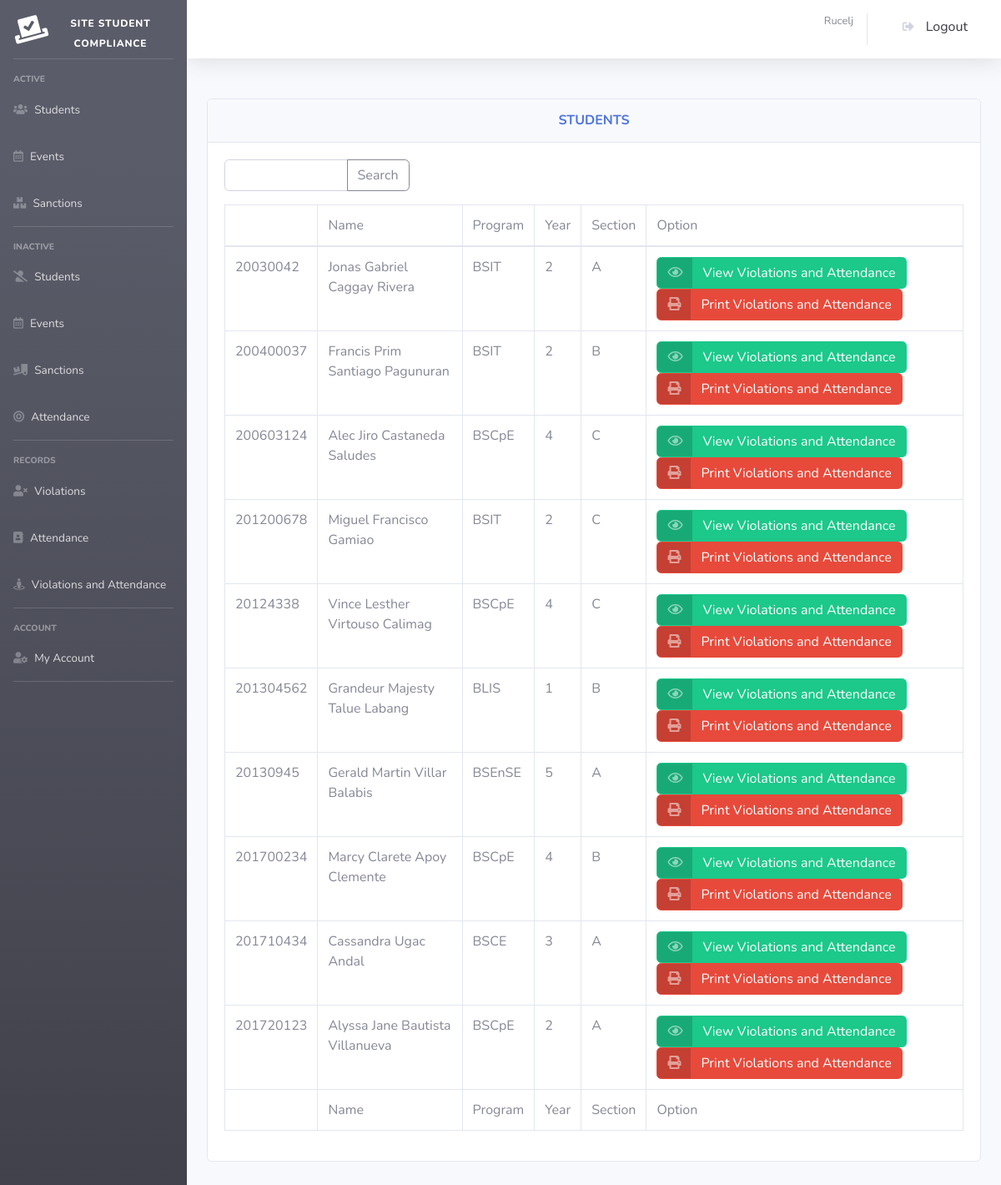
The app's page /va_manage.php (signed in) with its own data.
### tables this page shows
CREATE TABLE `students` (
  `id` varchar(11) NOT NULL,
  `year_level` int(11) NOT NULL,
  `section` text NOT NULL,
  `program` text NOT NULL,
  `firstname` text NOT NULL,
  `middlename` text NOT NULL,
  `lastname` text NOT NULL,
  `email` text NOT NULL,
  `contact` text NOT NULL,
  `officer` text NOT NULL,
  `gender` text NOT NULL,
  `status` int(11) NOT NULL
);

### perfect_function.php (called while the page is built, shortened)
<?php
function getConnection()
{
	$servername = "localhost";
	$username = "root";
	$password = "";
	$dbname = "xx";
	$conn = new mysqli($servername, $username, $password, $dbname);
	return $conn;
}
function get_where_custom($table_name, $column, $value)
{
	$conn = getConnection();
	$sql = "SELECT * FROM $table_name where ".$column."='".$value."'";
	$result = $conn->query($sql);
	return $result;
}
?>

### va_manage.php (the view, shortened to what this page needs)
<?php
include "header.php";
include "perfect_function.php";
?>
<div align=center>
<br>
    <div class="card w-100">
                <div class="card-header py-3">
                <h6 class="m-0 font-weight-bold text-primary">STUDENTS</h6>
                </div>
                <div class="card-body">
                <form method="post" action="va_search.php">
                    <div class="input-group mb-3 w-25" style="float: left;">
                        <input type="text" class="form-control" placeholder="" name="search" autocomplete="off" required>
                        <div class="input-group-append">
                            <button class="btn btn-outline-secondary" type="submit" id="button-addon2">Search</button>
                        </div>
                        </div>
                </form>
                <div class="table-responsive">
                    <table class="table table-bordered" id="dataTable" width="100%" cellspacing="0">
        <thead>
        <tr>
            <td>&nbsp;</td>
            <td>Name</td>
            <td>Program</td>
            <td>Year</td>
            <td>Section</td>
            <td>Option</td>
        </tr>
        </thead>
        <tfoot>
        <tr>
            <td>&nbsp;</td>
            <td>Name</td>
            <td>Program</td>
            <td>Year</td>
            <td>Section</td>
            <td>Option</td>
        </tr>
        </tfoot>
        <tbody>
    <?php
        $table_name="students";
        $column = "status";
        $condition=0;
        $get_userData = get_where_custom($table_name, $column, $condition);
        foreach ($get_userData as $key => $row) {
            $id=$row['id'];
            $name=$row['firstname'] ." ". $row['middlename'] ." ". $row['lastname'];
            $program=$row['program'];
            $year_level=$row['year_level'];
                if ($year_level==1){
                    $year_level="1";
                } elseif ($year_level==2){
                    $year_level="2";
                } elseif ($year_level==3){
                    $year_level="3";
                } elseif ($year_level==4){
                    $year_level="4";
                } else {
                    $year_level="5";
                }
            $section=$row['section'];
    ?>
    <tr>
        <td><?= $id ?></td>
        <td><?= $name ?></td>
        <td><?= $program ?></td>
        <td><?= $year_level ?></td>
        <td><?= $section ?></td>
        <td>
        <a href="va_view.php?id=<?= $id?>" class="btn btn-success btn-icon-split">
        <span class="icon text-white-50">
            <i class="far fa-eye"></i>
        </span>
        <span class="text">
            View Violations and Attendance
        </span>
        </a>
        <a href="violation_add.php?id=<?= $id?>" class="btn btn-danger btn-icon-split" style="padding-right: -5%;">
        <span class="icon text-white-50">
            <i class="fas fa-print"></i>
        </span>
        <span class="text">
            Print Violations and Attendance
        </span>
        </a>
        </td>
    </tr>
        <?php   }   ?>
    </tbody>
</table>
</div>
</div>
</div>

### header.php (shortened to what this page needs)
<!DOCTYPE html>
<html lang="en">
<head>
  <link href="vendor/fontawesome-free/css/all.min.css" rel="stylesheet" type="text/css">
  <link href="css/sb-admin-2.min.css" rel="stylesheet">
  <link href="vendor/datatables/dataTables.bootstrap4.min.css" rel="stylesheet">
</head>
<body id="page-top">
  <div id="wrapper" ">
    <ul class="navbar-nav bg-gradient-dark sidebar sidebar-dark accordion" id="accordionSidebar">
      <a class="sidebar-brand d-flex align-items-center justify-content-center" href="index.html">
        <div class="sidebar-brand-icon rotate-n-15">
          <i class="fas fa-vote-yea"></i>
        </div>
        <div class="sidebar-brand-text mx-3" style="margin-top: 20px;"><sup>SITE Student Compliance</sup></div>
      </a>
      <hr class="sidebar-divider">
<?php if($_SESSION['access']=="DEAN"||$_SESSION['access']=="FACULTY"){
?>
      <div class="sidebar-heading">
        Active
      </div>
      <li class="nav-item">
        <a class="nav-link" href="stud_manage.php">
          <i class="fas fa-users"></i>
          <span>Students</span></a>
      </li>
      <li class="nav-item">
      <a class="nav-link" href="events_manage.php">
          <i class="far fa-calendar-alt"></i>
          <span>Events</span>
        </a>
      </li>
      <li class="nav-item">
      <a class="nav-link" href="sanc_manage.php">
          <i class="fas fa-boxes"></i>
          <span>Sanctions</span>
        </a>
      </li>
      <hr class="sidebar-divider">
      <div class="sidebar-heading">
        Inactive
      </div>
      <li class="nav-item">
        <a class="nav-link" href="stud_inactive_manage.php">
        <i class="fas fa-user-slash"></i>
          <span>Students</span></a>
      </li>
      <li class="nav-item">
      <a class="nav-link" href="events_inactive_manage.php">
          <i class="far fa-calendar-alt"></i>
          <span>Events</span>
        </a>
      </li>
      <li class="nav-item">
      <a class="nav-link" href="sanc_inactive_manage.php">
      <i class="fas fa-truck-loading"></i>
          <span>Sanctions</span>
        </a>
      </li>
      <li class="nav-item">
      <a class="nav-link" href="attendance_inactive.php">
      <i class="fas fa-bullseye"></i>
          <span>Attendance</span>
        </a>
      </li>
      <hr class="sidebar-divider">
<?php } ?>
      <div class="sidebar-heading">
        Records
      </div>
      <li class="nav-item">
      <a class="nav-link" href="violation_active_manage.php">
          <i class="fas fa-user-times"></i>
          <span>Violations</span>
        </a>
      </li>
      <li class="nav-item">
      <a class="nav-link" href="attendance.php">
          <i class="fas fa-address-book"></i>
          <span>Attendance</span>
        </a>
      </li>
      <li class="nav-item">
      <a class="nav-link" href="va_manage.php">
          <i class="fas fa-street-view"></i>
          <span>Violations and Attendance</span>
        </a>
      </li>
      <hr class="sidebar-divider">
<?php if($_SESSION['access']=="DEAN"){
  ?>
      <div class="sidebar-heading">
        Administrator
      </div>
      <li class="nav-item">
        <a class="nav-link" href="logs.php">
          <i class="fas fa-clipboard-list"></i>
          <span>Logs</span></a>
      </li>
      <li class="nav-item">
        <a class="nav-link" href="account_manage.php">
          <i class="fas fa-users-cog"></i>
          <span>Account Manager</span></a>
      </li>
      <!-- SOLO ACCOUNT
      <li class="nav-item active">
        <a class="nav-link" href="tables.html">
          <i class="fas fa-user-cog"></i>
          <span>Account Settings</span></a>
      </li> -->
      <hr class="sidebar-divider d-none d-md-block">
      <!-- <div class="text-center d-none d-md-inline">
        <button class="rounded-circle border-0" id="sidebarToggle"></button>
      </div> -->
<?php } else {?>
      <div class="sidebar-heading">
            Account
          </div>
      <li class="nav-item">
        <a class="nav-link" href="my_account_manage.php">
        <i class="fas fa-user-cog"></i>
          <span>My Account</span></a>
      </li>
      <hr class="sidebar-divider d-none d-md-block">
<?php } ?>
    </ul>
    <div id="content-wrapper" class="d-flex flex-column">
      <div id="content">
        <nav class="navbar navbar-expand navbar-light bg-white topbar mb-4 static-top shadow">
          <ul class="navbar-nav ml-auto">
            <span class="text-gray-600 small"><?= $_SESSION['firstlast']?></span>
           <a class="dropdown-item" href=logout.php data-toggle="modal" data-target="#logoutModal">
                  <i class="fas fa-sign-out-alt fa-sm fa-fw mr-2 text-gray-400"></i>
                  Logout
                </a>
        </nav>
        <div class="container-fluid">

### records on screen
students: id "20030042", name "Jonas Gabriel Caggay Rivera", program "BSIT", year_level "2", section "A"
students: id "200400037", name "Francis Prim Santiago Pagunuran", program "BSIT", year_level "2", section "B"
students: id "200603124", name "Alec Jiro Castaneda Saludes", program "BSCpE", year_level "4", section "C"
students: id "201200678", name "Miguel Francisco Gamiao", program "BSIT", year_level "2", section "C"
students: id "20124338", name "Vince Lesther Virtouso Calimag", program "BSCpE", year_level "4", section "C"
students: id "201304562", name "Grandeur Majesty Talue Labang", program "BLIS", year_level "1", section "B"
students: id "20130945", name "Gerald Martin Villar Balabis", program "BSEnSE", year_level "5", section "A"
students: id "201700234", name "Marcy Clarete Apoy Clemente", program "BSCpE", year_level "4", section "B"
students: id "201710434", name "Cassandra Ugac Andal", program "BSCE", year_level "3", section "A"
students: id "201720123", name "Alyssa Jane Bautista Villanueva", program "BSCpE", year_level "2", section "A"

### other values on screen
$_SESSION['firstlast'] "Rucelj"
